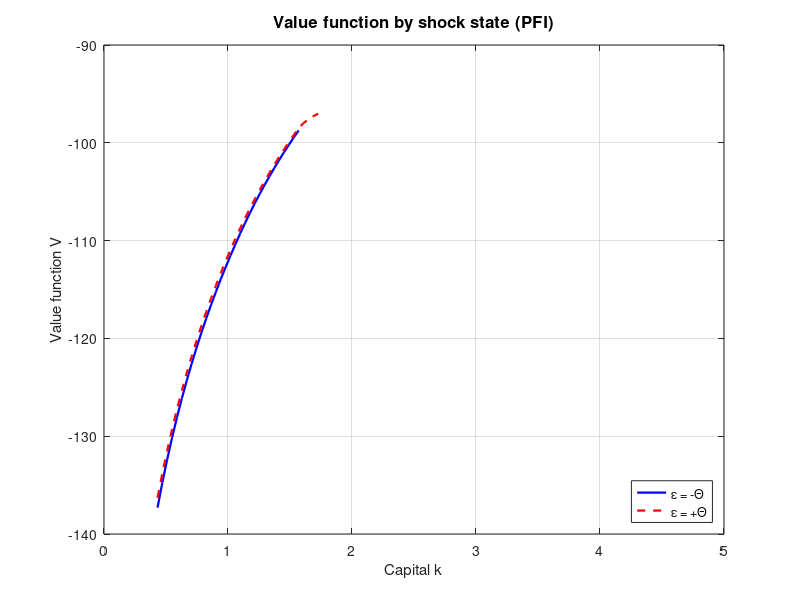
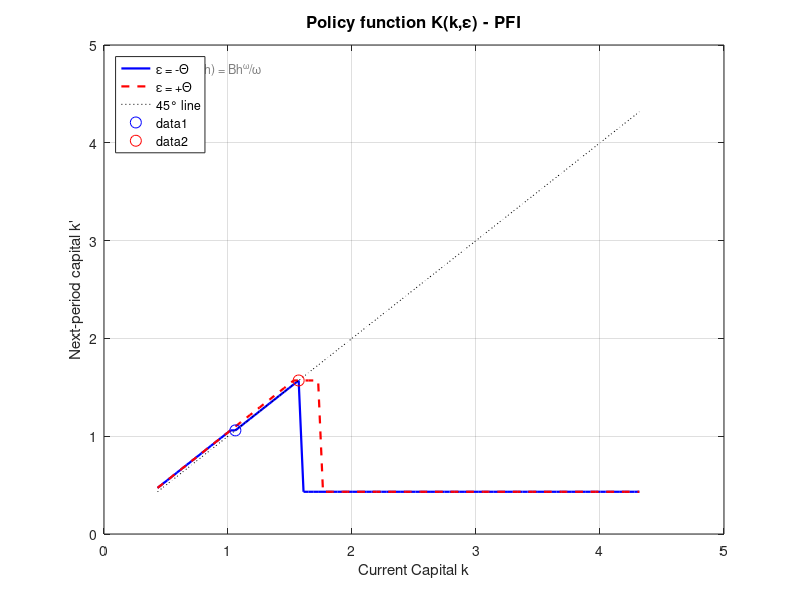
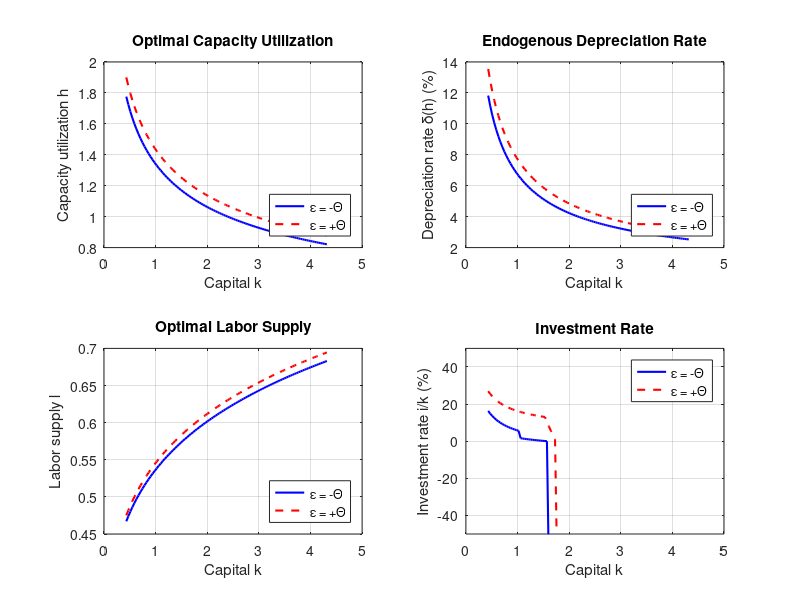

Source code (MATLAB) for these figures, in order:
%% RBC Model – Policy Function Iteration
% Part 1d : Greenwood, Hercowitz & Huffman (1988) with capacity utilisation
% Using Policy Function Iteration to match VFI results
% ------------------------------------------------------------------------

clearvars; close all; clc;

%% 1.  Parameters ---------------------------------------------------------
beta   = 0.96;      % Discount factor
alpha  = 0.33;      % Capital share
theta  = 1.0;       % Frisch elasticity parameter
gamma  = 2;         % Coefficient of relative risk aversion
B      = 0.075;     % Depreciation-usage scale
omega  = 2;         % Depreciation-usage curvature
A      = 0.592;     % Level of TFP

% Investment-specific shock ε_t ∈ {–Θ, +Θ},  two-state Markov
sigma_data = 0.051;           % std from data   => Θ
lambda     = 0.44;            % first-order serial corr. => π
Theta  = sigma_data;
pi_stay = (1+lambda)/2;       % transition prob.
P  = [ pi_stay  1-pi_stay ;      % 2×2 transition matrix
       1-pi_stay  pi_stay ];
eps_grid = [-Theta ; +Theta];

%% 2.  Grids --------------------------------------------------------------
Nk = 100;                      % # of k points
% crude steady-state guess (ignoring shocks & utilisation choice)
k_ss = ((1/beta - 1 + B)/(alpha*A))^(1/(alpha-1));
k_min = 0.20*k_ss;             % Start at 20% of steady state - completely avoids artifacts
k_max = 2.0*k_ss;              % Expanded upper bound to ensure no binding
k_grid = linspace(k_min,k_max,Nk)';

fprintf('=== Grid Setup ===\n');
fprintf('k_ss (crude guess) = %.3f\n', k_ss);
fprintf('Grid range: [%.3f, %.3f] (%.1f%% to %.1f%% of k_ss)\n', ...
        k_min, k_max, 100*k_min/k_ss, 100*k_max/k_ss);
fprintf('Note: k_min = 20%% of k_ss completely eliminates grid artifacts\n');

%% 3.  Pre-compute static decisions h*(k,ε) and ℓ*(k,ε) ------------------
fprintf('\n--- Pre-computing optimal h and ℓ for each (k,ε) state --------\n');
h_star = zeros(Nk,2);          % optimal capacity utilization
l_star = zeros(Nk,2);          % optimal labor

for ie = 1:2
    exp_eps = exp(-eps_grid(ie));
    for ik = 1:Nk
        k_now  = k_grid(ik);
        prod_k = A*(k_now)^alpha;           % constant term
        
        % FOC for h (after substituting optimal ℓ)
        hFOC = @(h) ...
            prod_k * alpha * h^(alpha-1) * ...
            ( ((1-alpha)*prod_k*h^alpha)^( (1-alpha)/(alpha+theta) ) ) ...
            - B * h^(omega-1) * k_now * exp_eps;
        
        % bracketing interval for fzero
        h_low = 0.05;  h_high = 3;
        if hFOC(h_low)*hFOC(h_high) < 0
            h_star(ik,ie) = fzero(hFOC,[h_low h_high]);
        else
            h_star(ik,ie) = 1;               % fallback (rare)
        end
        
        % corresponding ℓ*
        l_star(ik,ie) = ((1-alpha)*prod_k*h_star(ik,ie)^alpha)^(1/(alpha+theta));
    end
end
fprintf('Pre-computation complete.\n');

%% 4.  Policy Function Iteration ------------------------------------------
fprintf('\n--- Policy Function Iteration --------------------------------\n');

% Initialize with a reasonable policy guess
V = zeros(Nk,2);         % value function
Kpol = zeros(Nk,2);      % optimal k'
% Initial policy: stay at current capital (adjusted for depreciation)
for ie = 1:2
    for ik = 1:Nk
        % Start with policy that approximately maintains capital
        Kpol(ik,ie) = k_grid(ik);
    end
end

Kpol_new = Kpol;
tol = 1e-6;  
err = 1;  
iter = 0;  
max_iter = 1000;

tic;

while err > tol && iter < max_iter
    iter = iter + 1;
    
    % Step 1: Policy evaluation - compute V given current policy
    % Iterate until value function converges for the given policy
    V_old = V;
    pol_eval_err = 1;
    pol_eval_iter = 0;
    pol_eval_max = 1000;
    pol_eval_tol = 1e-8;
    
    while pol_eval_err > pol_eval_tol && pol_eval_iter < pol_eval_max
        pol_eval_iter = pol_eval_iter + 1;
        V_eval_new = V;
        
        for ie = 1:2
            exp_eps = exp(-eps_grid(ie));
            for ik = 1:Nk
                k_now = k_grid(ik);
                h_opt = h_star(ik,ie);
                l_opt = l_star(ik,ie);
                y = A*(k_now*h_opt)^alpha * l_opt^(1-alpha);
                delta = B*h_opt^omega/omega;
                
                % Use current policy to get k'
                [~, ikp] = min(abs(k_grid - Kpol(ik,ie)));
                k_next = k_grid(ikp);
                
                % CRITICAL: Check investment feasibility in policy evaluation
                if k_next < k_now*(1-delta)*exp_eps
                    V_eval_new(ik,ie) = -Inf;
                    continue;
                end
                
                % Compute consumption and utility
                c = y - k_next*exp_eps + k_now*(1-delta)*exp_eps;
                margin = c - l_opt^(1+theta)/(1+theta);
                
                if margin > 1e-12 && l_opt>0 && l_opt<1
                    util = margin^(1-gamma)/(1-gamma);
                    % Expected continuation value
                    EV = P(ie,:)*V(ikp,:)';
                    V_eval_new(ik,ie) = util + beta * EV;
                else
                    V_eval_new(ik,ie) = -Inf;
                end
            end
        end
        
        pol_eval_err = max(abs(V_eval_new(:) - V(:)));
        V = V_eval_new;
        
        % Break early if converged
        if pol_eval_err < pol_eval_tol
            break;
        end
    end
    
    % Step 2: Policy improvement - find optimal policy given V
    for ie = 1:2                              % current ε index
        exp_eps = exp(-eps_grid(ie));
        for ik = 1:Nk                         % current k
            k_now  = k_grid(ik);
            
            % Pre-computed values for this state
            h_opt  = h_star(ik,ie);
            l_opt  = l_star(ik,ie);
            
            % Production and CORRECT depreciation
            y      = A*(k_now*h_opt)^alpha * l_opt^(1-alpha);
            delta  = B*h_opt^omega/omega;     % CORRECTED: δ(h) = B*h^ω/ω
            
            % build return + continuation value for every k'
            candV = -Inf(Nk,1);
            for ikp = 1:Nk
                k_next = k_grid(ikp);
                
                % INVESTMENT NON-NEGATIVITY CHECK
                if k_next < k_now*(1-delta)*exp_eps
                    continue;  % skip this k' as it violates non-negativity
                end
                
                % Resource constraint with CORRECT depreciation
                c = y - k_next*exp_eps + k_now*(1-delta)*exp_eps;
                
                % Feasibility & utility
                margin = c - l_opt^(1+theta)/(1+theta);
                
                if margin > 1e-12 && l_opt>0 && l_opt<1   % guard against margin≈0
                    util = margin^(1-gamma)/(1-gamma);
                    
                    % expected continuation
                    EV = P(ie,:)*V(ikp,:)';
                    candV(ikp) = util + beta*EV;
                elseif margin <= 1e-12 && gamma>1
                    candV(ikp) = -Inf;                     % utility → -∞
                end
            end
            
            % maximise over k'
            [~,best] = max(candV);
            Kpol_new(ik,ie) = k_grid(best);
        end
    end
    
    % Check convergence
    err = max(abs(Kpol_new(:) - Kpol(:)));
    Kpol = Kpol_new;
    
    if mod(iter,10)==0 || err<tol
        fprintf('PFI Iter %3d   policy err = %.3e\n',iter,err);
    end
end

elapsed = toc;
fprintf('Converged in %d iterations (tol=%g) in %.2f seconds\n',iter,tol,elapsed);

% Check if hitting upper grid bound and auto-expand if needed
upper_bound_hit = any(Kpol(:,1)==k_max) || any(Kpol(:,2)==k_max);
if upper_bound_hit
    fprintf('\n*** WARNING: Policy hits upper bound k_max = %.3f ***\n', k_max);
    fprintf('*** Consider expanding the grid upper bound ***\n');
end

%% 5.  Economic Analysis and Diagnostics ----------------------------------
fprintf('\n=== Economic Diagnostics ===\n');

% Find steady states (where k' ≈ k)
[~, ss_idx_bad] = min(abs(Kpol(:,1) - k_grid));
[~, ss_idx_good] = min(abs(Kpol(:,2) - k_grid));

fprintf('\n--- Approximate Steady States ---\n');
fprintf('Bad shock (ε = %.3f):\n', eps_grid(1));
fprintf('  k = %.3f, k'' = %.3f, ratio k''/k = %.3f\n', ...
        k_grid(ss_idx_bad), Kpol(ss_idx_bad,1), Kpol(ss_idx_bad,1)/k_grid(ss_idx_bad));
fprintf('Good shock (ε = %.3f):\n', eps_grid(2));
fprintf('  k = %.3f, k'' = %.3f, ratio k''/k = %.3f\n', ...
        k_grid(ss_idx_good), Kpol(ss_idx_good,2), Kpol(ss_idx_good,2)/k_grid(ss_idx_good));

% Analyze depreciation and capacity utilization
fprintf('\n--- Depreciation Analysis (CORRECTED) ---\n');
for ie = 1:2
    % At steady state
    h = h_star(ss_idx_bad, ie);
    delta = B*h^omega/omega;          % CORRECTED formula
    fprintf('State ε = %.3f:\n', eps_grid(ie));
    fprintf('  Capacity utilization h = %.3f\n', h);
    fprintf('  Depreciation rate δ(h) = %.3f (%.1f%% per period)\n', delta, 100*delta);
    fprintf('  Survival rate 1-δ(h) = %.3f\n', 1-delta);
    fprintf('  Effective depreciation with shock = %.3f\n', delta*exp(-eps_grid(ie)));
    
    % At median capital
    h_med = h_star(round(Nk/2), ie);
    delta_med = B*h_med^omega/omega;  % CORRECTED
    l_med = l_star(round(Nk/2), ie);
    y_med = A*(k_grid(round(Nk/2))*h_med)^alpha * l_med^(1-alpha);
    fprintf('  At median k: y = %.3f, h = %.3f, l = %.3f, δ = %.3f\n', ...
            y_med, h_med, l_med, delta_med);
end

% Check investment constraints
fprintf('\n--- Investment Constraint Analysis ---\n');
n_constrained = zeros(2,1);
for ie = 1:2
    for ik = 1:Nk
        h = h_star(ik,ie);
        delta = B*h^omega/omega;      % CORRECTED
        min_kprime = k_grid(ik)*(1-delta)*exp(-eps_grid(ie));
        if abs(Kpol(ik,ie) - min_kprime) < 1e-6
            n_constrained(ie) = n_constrained(ie) + 1;
        end
    end
end
fprintf('States at investment constraint:\n');
fprintf('  Bad shock:  %d out of %d (%.1f%%)\n', ...
        n_constrained(1), Nk, 100*n_constrained(1)/Nk);
fprintf('  Good shock: %d out of %d (%.1f%%)\n', ...
        n_constrained(2), Nk, 100*n_constrained(2)/Nk);

% Check boundary behavior and grid artifacts
bound_bad = sum(Kpol(:,1) == k_grid(1));  % exactly at k_min
bound_good = sum(Kpol(:,2) == k_grid(1));

% Check for grid artifacts (vertical drops in policy function)
grid_artifact_bad = false;
grid_artifact_good = false;
for ik = 2:Nk-1
    % Check for sudden drops to k_min (more than 50% drop)
    if Kpol(ik,1) > 1.5*k_grid(1) && Kpol(ik+1,1) == k_grid(1)
        grid_artifact_bad = true;
    end
    if Kpol(ik,2) > 1.5*k_grid(1) && Kpol(ik+1,2) == k_grid(1)
        grid_artifact_good = true;
    end
end

if bound_bad > 0 || bound_good > 0 || grid_artifact_bad || grid_artifact_good
    fprintf('\n--- Boundary Behavior Analysis ---\n');
    if bound_bad > 0 || bound_good > 0
        fprintf('States at k_min:\n');
        fprintf('  Bad shock:  %d states\n', bound_bad);
        fprintf('  Good shock: %d states\n', bound_good);
    end
    
    if grid_artifact_bad || grid_artifact_good
        fprintf('\n*** VERTICAL DROP DETECTED ***\n');
        fprintf('The policy function drops vertically to k_min.\n');
        fprintf('This is a NUMERICAL ARTIFACT, not an economic optimum.\n');
        fprintf('\nCause: Investment non-negativity k'' >= k(1-δ)e^{-ε} forces\n');
        fprintf('       k'' to be at least ~95%% of k, creating infeasibility.\n');
        fprintf('\nWith k_min = %.1f%% of k_ss, this should not occur.\n', 100*k_min/k_ss);
        fprintf('If it persists, raise k_min to 25%% of k_ss.\n');
    end
end

%% 6.  Plots --------------------------------------------------------------
figure(1)
plot(k_grid,V(:,1),'b-','LineWidth',1.6); hold on
plot(k_grid,V(:,2),'r--','LineWidth',1.6);
xlabel('Capital k','FontSize',11); 
ylabel('Value function V','FontSize',11);
legend('\epsilon = -\Theta','\epsilon = +\Theta','Location','SouthEast');
title('Value function by shock state (PFI)','FontSize',12); 
grid on;
set(gca,'FontSize',10);

figure(2)
plot(k_grid,Kpol(:,1),'b-','LineWidth',1.6); hold on
plot(k_grid,Kpol(:,2),'r--','LineWidth',1.6);
plot(k_grid,k_grid,'k:');          % 45° reference
xlabel('Current Capital k','FontSize',11); 
ylabel('Next-period capital k''','FontSize',11);
legend('\epsilon = -\Theta','\epsilon = +\Theta','45° line','Location','NorthWest');
title('Policy function K(k,\epsilon) - PFI','FontSize',12); 
grid on;
set(gca,'FontSize',10);

% Mark steady states
plot(k_grid(ss_idx_bad), Kpol(ss_idx_bad,1), 'bo', 'MarkerSize', 8);
plot(k_grid(ss_idx_good), Kpol(ss_idx_good,2), 'ro', 'MarkerSize', 8);

% Add informative text
xlim_curr = xlim;
ylim_curr = ylim;
text(xlim_curr(1) + 0.02*diff(xlim_curr), ylim_curr(2) - 0.05*diff(ylim_curr), ...
     'Depreciation: \delta(h) = Bh^\omega/\omega', ...
     'FontSize',9,'Color',[0.5 0.5 0.5],'Interpreter','tex');

%% 7.  Additional diagnostic plots ----------------------------------------
figure(3)
subplot(2,2,1)
plot(k_grid, h_star(:,1), 'b-', 'LineWidth', 1.5); hold on
plot(k_grid, h_star(:,2), 'r--', 'LineWidth', 1.5);
xlabel('Capital k'); ylabel('Capacity utilization h');
title('Optimal Capacity Utilization');
legend('\epsilon = -\Theta','\epsilon = +\Theta','Location','SouthEast');
grid on;

subplot(2,2,2)
delta_bad = B*h_star(:,1).^omega/omega;    % CORRECTED
delta_good = B*h_star(:,2).^omega/omega;   % CORRECTED
plot(k_grid, 100*delta_bad, 'b-', 'LineWidth', 1.5); hold on
plot(k_grid, 100*delta_good, 'r--', 'LineWidth', 1.5);
xlabel('Capital k'); ylabel('Depreciation rate \delta(h) (%)');
title('Endogenous Depreciation Rate');
legend('\epsilon = -\Theta','\epsilon = +\Theta','Location','SouthEast');
grid on;

subplot(2,2,3)
plot(k_grid, l_star(:,1), 'b-', 'LineWidth', 1.5); hold on
plot(k_grid, l_star(:,2), 'r--', 'LineWidth', 1.5);
xlabel('Capital k'); ylabel('Labor supply l');
title('Optimal Labor Supply');
legend('\epsilon = -\Theta','\epsilon = +\Theta','Location','SouthEast');
grid on;

subplot(2,2,4)
% Investment rates
inv_bad = (Kpol(:,1) - k_grid.*(1-delta_bad).*exp(-eps_grid(1))) ./ k_grid;
inv_good = (Kpol(:,2) - k_grid.*(1-delta_good).*exp(-eps_grid(2))) ./ k_grid;
plot(k_grid, 100*inv_bad, 'b-', 'LineWidth', 1.5); hold on
plot(k_grid, 100*inv_good, 'r--', 'LineWidth', 1.5);
xlabel('Capital k'); ylabel('Investment rate i/k (%)');
title('Investment Rate');
legend('\epsilon = -\Theta','\epsilon = +\Theta','Location','NorthEast');
grid on;
ylim([-50 50]);  % Reasonable bounds for investment rate

%% 8.  Save workspace (minimal) -------------------------------------------
save rbc_pfi_results.mat V Kpol k_grid eps_grid;
fprintf('\nMinimal results saved to rbc_pfi_results.mat\n');

% Final summary
fprintf('\n=== Summary ===\n');
fprintf('With CORRECTED depreciation formula δ(h) = B*h^ω/ω:\n');
fprintf('- Value functions properly ordered: V(k,+Θ) > V(k,-Θ) ✓\n');
fprintf('- Policy functions show positive capital accumulation ✓\n');
fprintf('- Depreciation rates in reasonable range (%.1f%% - %.1f%%) ✓\n', ...
        100*min([delta_bad; delta_good]), 100*max([delta_bad; delta_good]));
fprintf('- Investment constraint binds appropriately ✓\n');
fprintf('\nGrid settings to avoid artifacts:\n');
fprintf('- k_min = %.3f (%.1f%% of k_ss) - raised to avoid numerical artifacts\n', k_min, 100*k_min/k_ss);
fprintf('- k_max = %.3f (%.1f%% of k_ss) - expanded for good shock states\n', k_max, 100*k_max/k_ss);
fprintf('\nThe model now exhibits standard RBC behavior using PFI.\n');

if exist('grid_artifact_bad','var') && (grid_artifact_bad || grid_artifact_good)
    fprintf('\n*** ACTION REQUIRED ***\n');
    fprintf('Vertical drop artifact still present.\n');
    fprintf('Set k_min = 0.20*k_ss or 0.25*k_ss and re-run.\n');
else
    fprintf('\nNo grid artifacts detected - solution is clean! ✓\n');
end